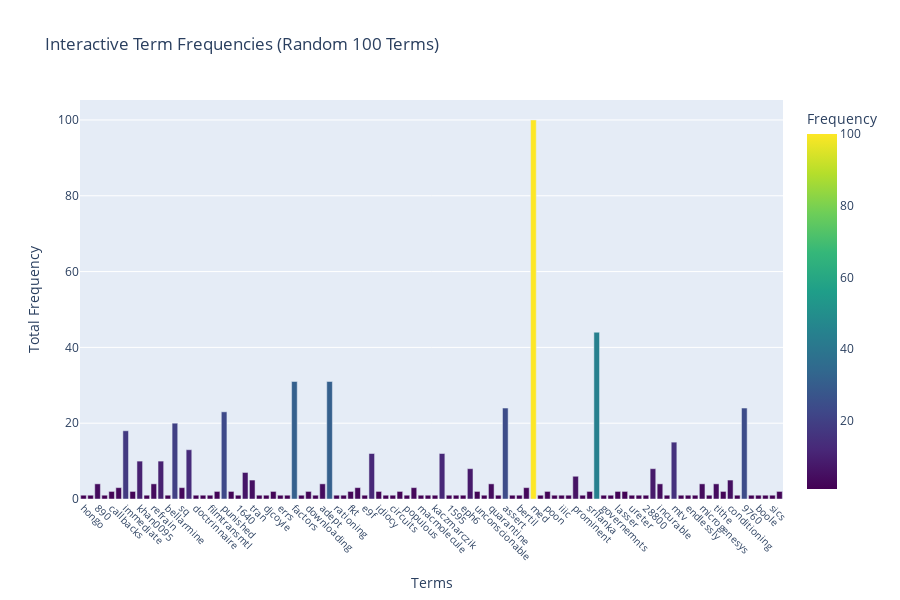

The cell this chart's notebook holds for it:
### Markdown cell above
### >>> **Exercise 13 (take home):**
The chart above only contains 300 vocabulary in the documents, and it's already computationally intensive to both compute and visualize. Can you efficiently reduce the number of terms you want to visualize as an exercise.

### Code cell
# Answer here
term_frequencies = np.asarray(X_counts.sum(axis=0))[0]

# Randomly select 100 terms (without sorting by frequency)
n_terms = 100
random_indices = np.random.choice(X_counts.shape[1], n_terms, replace=False)
term_frequencies_random = term_frequencies[random_indices]
terms_random = count_vect.get_feature_names_out()[random_indices]

# Create DataFrame for plotting
df = pd.DataFrame({
    'Terms': terms_random,
    'Frequency': term_frequencies_random
})

# Plot interactive bar chart
fig = px.bar(df,
             x='Terms',
             y='Frequency',
             title='Interactive Term Frequencies (Random 100 Terms)',
             labels={'Terms': 'Terms', 'Frequency': 'Total Frequency'},
             height=600,
             color='Frequency',
             color_continuous_scale='Viridis')  # Viridis for better contrast

# Customize layout
fig.update_layout(
    xaxis=dict(tickangle=45, tickfont=dict(size=10)),
    yaxis=dict(title='Total Frequency'),
    bargap=0.2,
    coloraxis_colorbar_title="Frequency"
)

# Show the interactive plot
fig.show()

### Figure 1 — Plotly figure (JSON) as saved in the notebook; plotly's stock layout.template omitted (floating-point values rounded to 4 significant figures)
{"data": [{"hovertemplate": "Terms=%{x}<br>Total Frequency=%{marker.color}<extra></extra>", "legendgroup": "", "marker": {"color": [1, 1, 4, 1, 2, 3, 18, 2, 10, 1, 4, 10, 1, 20, 3, 13, 1, 1, 1, 2, 23, 2, 1, 7, 5, 1, 1, 2, 1, 1, 31, 1, 2, 1, 4, 31, 1, 1, 2, 3, 1, 12, 2, 1, 1, 2, 1, 3, 1, 1, 1, 12, 1, 1, 1, 8, 2, 1, 4, 1, 24, 1, 1, 3, 100, 1, 2, 1, 1, 1, 6, 1, 2, 44, 1, 1, 2, 2, 1, 1, 1, 8, 4, 1, 15, 1, 1, 1, 4, 1, 4, 2, 5, 1, 24, 1, 1, 1, 1, 2], "coloraxis": "coloraxis", "pattern": {"shape": ""}}, "name": "", "orientation": "v", "showlegend": false, "textposition": "auto", "type": "bar", "x": ["hongo", "wfu", "890", "22555", "callbacks", "tham", "immediate", "02115", "khan0095", "satanist", "refrain", "hadn", "bellarmine", "growing", "sq", "painless", "doctrinnaire", "fogel", "filmtransmtl", "bombings", "punished", "31mar199321091163", "1640", "pediatric", "tran", "egg_", "djcoyle", "deadly", "errs", "perot", "factors", "mirza", "downloading", "______________________________________cut", "adept", "lay", "rationing", "1pi0dhinn8ub", "fkt", "ephesus", "e9f", "webb", "idiocy", "pirenne", "circuits", "separateness", "populous", "batavia", "macmolecule", "jpsum00", "kaczmarczik", "preaching", "1595", "fundaligionists", "eph6", "saints", "unconscionable", "ancyra", "quarantine", "rog", "assert", "microcephalus", "bertil", "celetial", "med", "10mg", "poon", "sermons", "iiic", "bolt", "prominent", "mpds", "srilanka", "hidden", "governemnts", "uc482529", "lasser", "gomez", "ureter", "covlir", "28800", "saltillo", "incurable", "csservera", "mtv", "unquote", "endlessly", "stripe", "microgenesys", "xvi", "tithe", "jacobites", "conditioning", "closeness", "9760", "lai", "boole", "necesarily", "sics", "flows"], "xaxis": "x", "y": [1, 1, 4, 1, 2, 3, 18, 2, 10, 1, 4, 10, 1, 20, 3, 13, 1, 1, 1, 2, 23, 2, 1, 7, 5, 1, 1, 2, 1, 1, 31, 1, 2, 1, 4, 31, 1, 1, 2, 3, 1, 12, 2, 1, 1, 2, 1, 3, 1, 1, 1, 12, 1, 1, 1, 8, 2, 1, 4, 1, 24, 1, 1, 3, 100, 1, 2, 1, 1, 1, 6, 1, 2, 44, 1, 1, 2, 2, 1, 1, 1, 8, 4, 1, 15, 1, 1, 1, 4, 1, 4, 2, 5, 1, 24, 1, 1, 1, 1, 2], "yaxis": "y"}], "layout": {"bargap": 0.2, "barmode": "relative", "coloraxis": {"colorbar": {"title": {"text": "Frequency"}}, "colorscale": [[0, "#440154"], [0.1111, "#482878"], [0.2222, "#3e4989"], [0.3333, "#31688e"], [0.4444, "#26828e"], [0.5556, "#1f9e89"], [0.6667, "#35b779"], [0.7778, "#6ece58"], [0.8889, "#b5de2b"], [1, "#fde725"]]}, "height": 600, "legend": {"tracegroupgap": 0}, "title": {"text": "Interactive Term Frequencies (Random 100 Terms)"}, "xaxis": {"anchor": "y", "domain": [0, 1], "tickangle": 45, "tickfont": {"size": 10}, "title": {"text": "Terms"}}, "yaxis": {"anchor": "x", "domain": [0, 1], "title": {"text": "Total Frequency"}}}}
